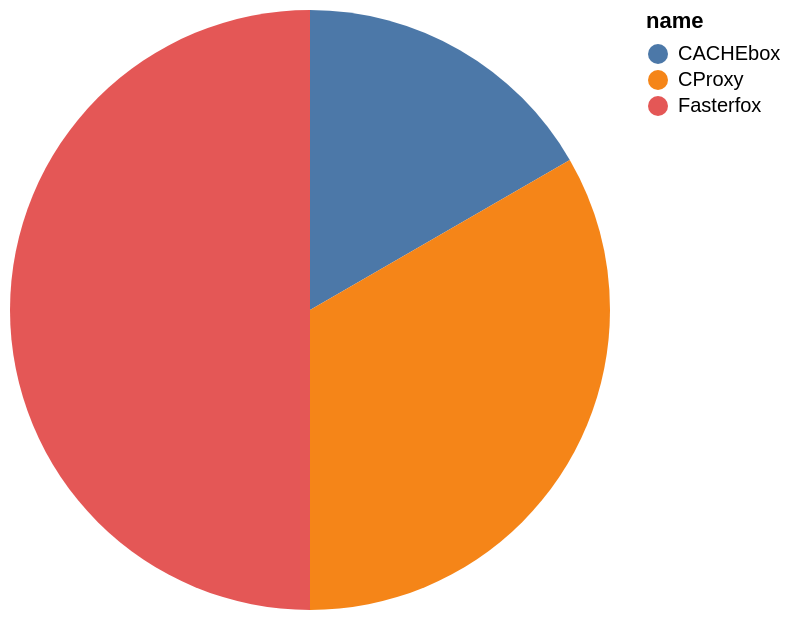

Express this chart as Vega-Lite.
### Vega-Lite specification from a JSON file in a GitHub repository (floating-point values rounded to 4 significant figures)
{"data": {"values": [{"x_data": "CACHEbox", "y_data": 1}, {"x_data": "CProxy", "y_data": 2}, {"x_data": "Fasterfox", "y_data": 3}]}, "mark": "arc", "encoding": {"theta": {"field": "y_data", "type": "quantitative", "title": "id"}, "color": {"field": "x_data", "type": "nominal", "title": "name"}}}
